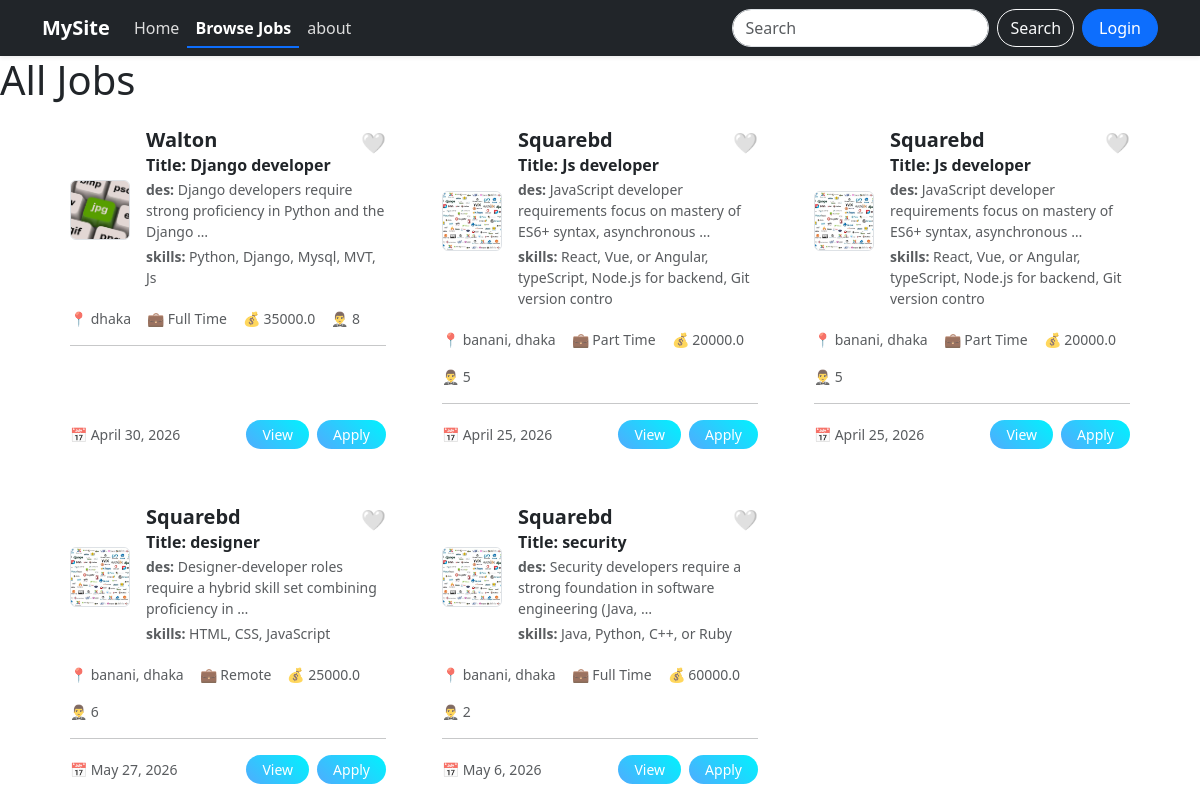
/job-list/, run on the app's committed database.
### portal/models.py (models this page shows, shortened)
class JobPostModel(models.Model):
    SHIFT_CHOICH = [
        ('Full Time', 'Full Time'),
        ('Part Time', 'Part Time'),
        ('Remote', 'Remote')
    ]
    jb_title = models.CharField(max_length=255, null=True)
    category = models.ForeignKey(CategoryModel, on_delete=models.CASCADE, related_name='add_category', null=True)
    jb_description = models.TextField()
    jb_skills = models.TextField()
    shift = models.CharField(max_length=100, choices=SHIFT_CHOICH, default='Full Time', null=True)
    opening = models.PositiveIntegerField(null=True)
    created_at = models.DateField(auto_now_add=True, null=True)
    salary = models.FloatField(null=True)
    deadline = models.DateField(null=True)
    posted_by = models.ForeignKey(
        RecruiterProfileModel,
        on_delete=models.CASCADE,
        related_name='Rec_job_post',
        null=True
        )

class RecruiterProfileModel(models.Model):
    company_name = models.CharField(max_length=255, null=True)
    logo = models.ImageField(upload_to='company_logo', null=True)
    address = models.TextField()
    phone = models.CharField(max_length=15, null=True)
    recruiter = models.OneToOneField(
        UserModel,
        on_delete=models.CASCADE,
        related_name='recruiter_profile',
        null=True
        )

### portal/views.py (the view)
# urls.py: path('job-list/', jb_list, name='jb_list'),
def jb_list(request):
    if request.user.is_authenticated:
        if request.user.user_type == 'Recruiter':
            data = JobPostModel.objects.filter(posted_by = request.user.recruiter_profile)
        else:
            data = JobPostModel.objects.all()
    else:
        data = JobPostModel.objects.all()
        if request.method == 'GET':
            cat = request.GET.get('cate_id')
            if cat:
                data = JobPostModel.objects.filter(category = cat)
    con = {
        'data' : data
    }
    return render(request, 'jobs/jb-list.html', con)

### portal/templates/jobs/jb-list.html (shortened to what this page needs)
{% extends 'master/base.html' %}
{% block content %}
    <h1>All Jobs</h1>
    <div class="container">
        <div class="container">
    <div class="row g-4">
        {% for x in data %}
            <div class="col-12 col-sm-3 col-lg-4">
                <div class="card job-card border-0 rounded-4 p-3 position-relative h-100">
                    <div class="position-absolute top-0 end-0 p-3">
                        <span class="bookmark">🤍</span>
                    </div>
                    <div class="d-flex align-items-center gap-3">
                        <img src="{{ x.posted_by.logo.url }}"
                            class="rounded border"
                            style="width:60px; height:60px; object-fit:cover;" />
                        <div>
                            <h5 class="mb-1 fw-bold">{{x.posted_by.company_name}}</h5>
                            <h6 class="mb-1 fw-bold"> Title: {{x.jb_title}}</h6>
                            <p class="text-muted mb-1 small"><strong> des: </strong> {{x.jb_description|truncatewords:10}}</p>
                            <p class="text-muted mb-1 small"> <strong> skills: </strong> {{x.jb_skills}}</p>
                        </div>
                    </div>
                    <div class="mt-3 small text-muted d-flex flex-wrap gap-3">
                        <span>📍 {{x.posted_by.address}}</span>
                        <span>💼 {{x.shift}}</span>
                        <span>💰 {{x.salary}}</span>
                        <span>🤵‍♂️ {{x.opening}}</span>
                    </div>
                    <hr>
                    <div class="d-flex justify-content-between align-items-center mt-auto">
                        <small class="text-muted">📅 {{x.deadline}}</small>
                        <div class="d-flex gap-2 flex-wrap">
                            <a href="#" class="btn btn-gradient5 btn-sm rounded-pill px-3">View</a>
                            {% if request.user.user_type == 'Recruiter' %}
                                <a href="{% url 'candidate' x.id %}" class="btn btn-gradient5 btn-sm rounded-pill px-3">Candidate</a>
                                <a href="{% url 'jb_update' x.id %}" class="btn btn-gradient5 btn-sm rounded-pill px-3">Edit</a>
                                <a href="{% url 'jb_delete' x.id %}" class="btn btn-danger btn-sm rounded-pill px-3">Delete</a>
                            {% else %}
                                <a href="{% url 'apply_job' x.id %}" class="btn btn-gradient5 btn-sm rounded-pill px-3">Apply</a>
                            {% endif %}
                        </div>
                    </div>
                </div>
            </div>
        {% endfor %}
    </div>
</div>
{% endblock %}

### portal/templates/master/base.html (shortened to what this page needs)
<!doctype html>
<html lang="en">
  <head>
    <link href="https://cdn.jsdelivr.net/npm/bootstrap@5.3.8/dist/css/bootstrap.min.css" rel="stylesheet">
  </head>
  <body>
    {% include 'master/nav.html' %}
    {% block content %}
    {% endblock %}
  </body>
</html>

### portal/templates/master/nav.html (shortened to what this page needs)
<nav class="navbar navbar-expand-lg navbar-dark bg-dark shadow-sm">
  <div class="container">
    <a class="navbar-brand fw-bold" href="{% url 'home' %}">MySite</a>
    <div class="collapse navbar-collapse" id="navbarSupportedContent">
      <ul class="navbar-nav me-auto mb-2 mb-lg-0">
        <li class="nav-item">
          <a class="nav-link {% if request.path == '/' %}active{% endif %}" href="{% url 'home' %}">
            Home
          </a>
        </li>
        <li class="nav-item">
          <a class="nav-link {% if request.path == '/job-list/' %}active{% endif %}" href="{% url 'jb_list' %}">
            Browse Jobs
          </a>
        </li>
        <li class="nav-item">
          <a class="nav-link {% if request.path == '' %}active{% endif %}" href="">
            about
          </a>
        </li>
      </ul>
      <div class="d-flex align-items-center gap-2">
        <form class="d-flex" role="search">
          <input class="form-control me-2 rounded-pill" type="search" placeholder="Search">
          <button class="btn btn-outline-light rounded-pill" type="submit">Search</button>
        </form>
        {% if request.user.is_authenticated %}
            <a href="{% url 'logout_page' %}" class="btn btn-primary rounded-pill px-3">Logout</a>
        {% else %}
            <a href="{% url 'login_page' %}" class="btn btn-primary rounded-pill px-3">Login</a>
        {% endif %}
      </div>
    </div>
  </div>
</nav>

### portal/templates/master/nav.html (style rules this page uses)
.navbar .nav-link { position: relative; color: #ddd !important; transition: 0.3s; }
.navbar .nav-link::after { content: ''; position: absolute; width: 0%; height: 2px; bottom: 0; left: 0; background: #0d6efd; transition: 0.3s; }
.navbar .nav-link.active { color: #fff !important; font-weight: 600; }
.navbar .nav-link.active::after { width: 100%; }

### portal/templates/jobs/jb-list.html (style rules this page uses)
.job-card { transition: all 0.3s ease; }
.btn-gradient5 { background: linear-gradient(45deg, #4facfe, #00f2fe); border: none; color: white; }
.bookmark { cursor: pointer; font-size: 20px; transition: 0.3s; }

### data on the page
JobPostModel: posted_by.logo (picture), posted_by.company_name "Walton", jb_title "Django developer", jb_description "Django developers require strong proficiency in Python and the Django …", jb_skills "Python, Django, Mysql, MVT, Js", posted_by.address "dhaka", shift "Full Time", salary "35000.0", opening "8", deadline "April 30, 2026"
JobPostModel: posted_by.logo (picture), posted_by.company_name "Squarebd", jb_title "Js developer", jb_description "JavaScript developer requirements focus on mastery of ES6+ syntax, asynchronous …", jb_skills "React, Vue, or Angular, typeScript, Node.js for backend, Git version contro", posted_by.address "banani, dhaka", shift "Part Time", salary "20000.0", opening "5", deadline "April 25, 2026"
JobPostModel: posted_by.logo (picture), posted_by.company_name "Squarebd", jb_title "Js developer", jb_description "JavaScript developer requirements focus on mastery of ES6+ syntax, asynchronous …", jb_skills "React, Vue, or Angular, typeScript, Node.js for backend, Git version contro", posted_by.address "banani, dhaka", shift "Part Time", salary "20000.0", opening "5", deadline "April 25, 2026"
JobPostModel: posted_by.logo (picture), posted_by.company_name "Squarebd", jb_title "designer", jb_description "Designer-developer roles require a hybrid skill set combining proficiency in …", jb_skills "HTML, CSS, JavaScript", posted_by.address "banani, dhaka", shift "Remote", salary "25000.0", opening "6", deadline "May 27, 2026"
JobPostModel: posted_by.logo (picture), posted_by.company_name "Squarebd", jb_title "security", jb_description "Security developers require a strong foundation in software engineering (Java, …", jb_skills "Java, Python, C++, or Ruby", posted_by.address "banani, dhaka", shift "Full Time", salary "60000.0", opening "2", deadline "May 6, 2026"
